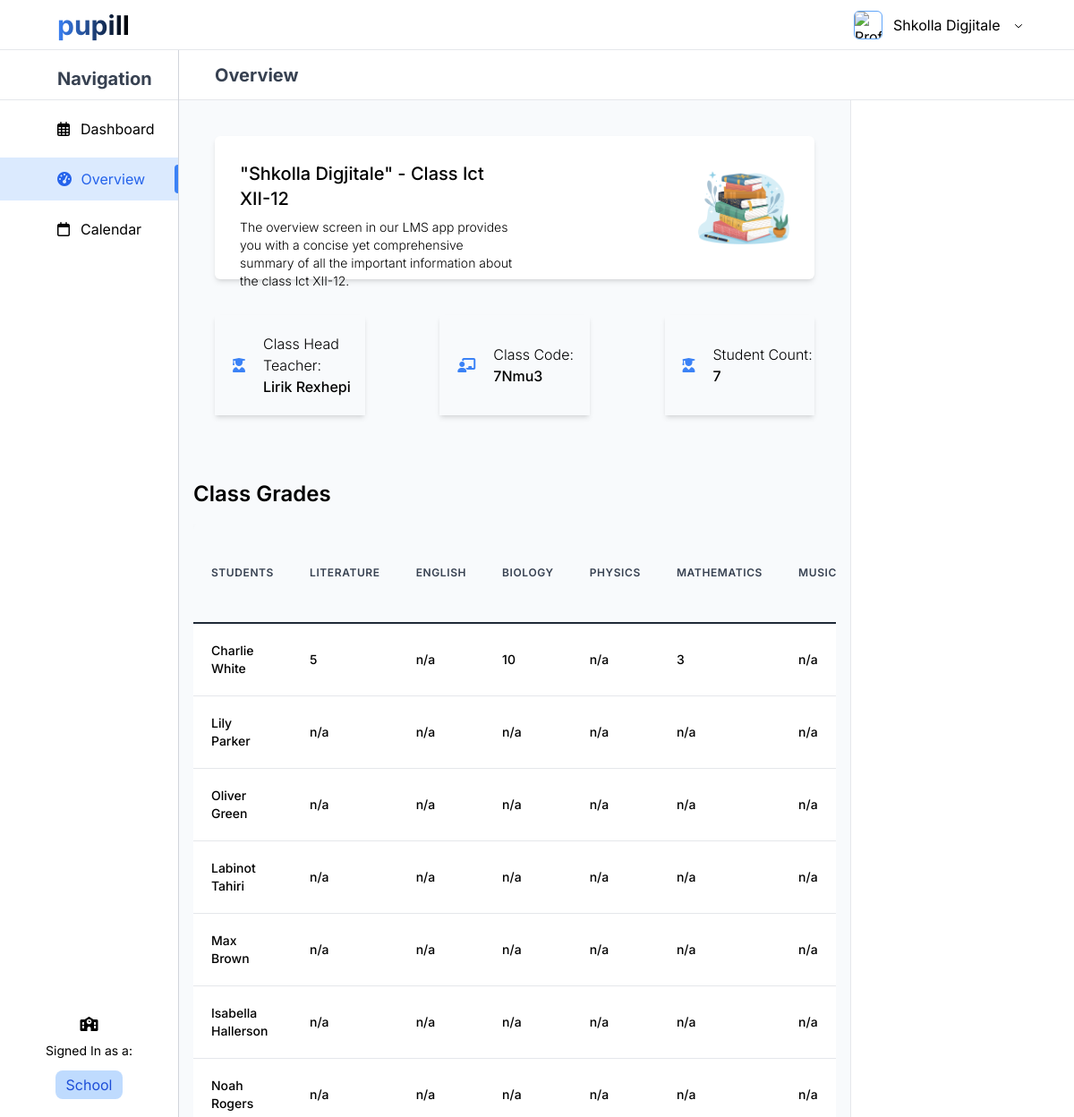
/dashboards/school_dashboard/schoolEditClass.php?class_name=Ict XII-12&class_id=24 (signed in), run on the app's committed database.
### tables this page shows
CREATE TABLE `schools` (
  `school_id` int(255) NOT NULL,
  `school_name` varchar(255) NOT NULL,
  `school_email` varchar(255) NOT NULL,
  `school_password` varchar(255) NOT NULL,
  `school_studentCode` varchar(255) NOT NULL,
  `school_teacherCode` varchar(255) NOT NULL,
  `created_at` datetime(6) NOT NULL,
  `updated_at` datetime(6) NOT NULL DEFAULT '0000-00-00 00:00:00.000000' ON UPDATE current_timestamp(6)
);

CREATE TABLE `teachers` (
  `teacher_id` int(255) NOT NULL,
  `teacher_name` varchar(255) NOT NULL,
  `teacher_surname` varchar(255) NOT NULL,
  `teacher_email` varchar(255) NOT NULL,
  `teacher_password` varchar(255) NOT NULL,
  `teacher_subject` varchar(255) NOT NULL,
  `teacher_gender` varchar(255) DEFAULT NULL,
  `school_id` varchar(255) NOT NULL,
  `created_at` timestamp(6) NULL DEFAULT NULL,
  `updated_at` timestamp(6) NULL DEFAULT NULL ON UPDATE current_timestamp(6)
);

CREATE TABLE `classes` (
  `class_id` int(255) NOT NULL,
  `class_name` varchar(255) NOT NULL,
  `class_headTeacher` varchar(255) NOT NULL,
  `class_subjectCount` varchar(255) NOT NULL,
  `school` varchar(255) NOT NULL,
  `class_code` varchar(255) NOT NULL,
  `created_at` datetime(6) NOT NULL,
  `updated_at` datetime(6) DEFAULT NULL ON UPDATE current_timestamp(6)
);

CREATE TABLE `class_subjects` (
  `id` int(11) NOT NULL,
  `class_id` int(11) NOT NULL,
  `subject` varchar(255) NOT NULL,
  `teacher_id` int(11) NOT NULL
);

CREATE TABLE `students` (
  `student_id` int(255) NOT NULL,
  `student_name` varchar(255) NOT NULL,
  `student_surname` varchar(255) NOT NULL,
  `student_email` varchar(255) NOT NULL,
  `student_password` varchar(255) NOT NULL,
  `student_birthday` varchar(255) NOT NULL,
  `student_parentCode` varchar(255) NOT NULL,
  `student_class` varchar(255) DEFAULT NULL,
  `school_id` varchar(255) NOT NULL,
  `created_at` datetime(6) NOT NULL,
  `updated_at` datetime(6) DEFAULT NULL ON UPDATE current_timestamp(6)
);

CREATE TABLE `grades` (
  `grade_id` int(11) NOT NULL,
  `student_id` int(11) NOT NULL,
  `subject` varchar(255) NOT NULL,
  `teacher_id` int(11) NOT NULL,
  `class_id` int(11) NOT NULL,
  `school_id` int(11) NOT NULL,
  `grade_value` int(11) NOT NULL,
  `grade_percentage` int(255) NOT NULL,
  `grade_date` timestamp(6) NOT NULL DEFAULT current_timestamp(6) ON UPDATE current_timestamp(6)
);

### dashboards/school_dashboard/schoolEditClass.php (the view, shortened to what this page needs)
<?php
include_once '../../db_connection/config.php';
$classId = $_GET['class_id'];
$className = $_GET['class_name'];
$sql = "SELECT * FROM schools WHERE school_id = ?";
$stmt = $con->prepare($sql);
$stmt->bindParam(1, $_SESSION['id']);
$stmt->execute();
$data = $stmt->fetch();
$sql = "SELECT * FROM classes WHERE class_id = ? ";
$stmt = $con->prepare($sql);
$stmt->bindParam(1, $classId);
$stmt->execute();
$dataClasses = $stmt->fetch();
$sql = "SELECT * FROM teachers WHERE teacher_id = ? ";
$stmt = $con->prepare($sql);
$stmt->bindParam(1, $dataClasses['class_headTeacher']);
$stmt->execute();
$dataTeacher = $stmt->fetch();
$sql = "SELECT * FROM students WHERE student_class = ?  ";
$stmtS = $con->prepare($sql);
$stmtS->bindParam(1, $classId);
$stmtS->execute();
$dataClassStudents = $stmtS->fetchAll();
$numStudents = $stmtS->rowCount();
$sql = "SELECT * FROM grades WHERE class_id = ?";
$stmt = $con->prepare($sql);
$stmt->bindParam(1, $classId);
$stmt->execute();
$grades = $stmt->fetchAll();
$sql = "SELECT * FROM class_subjects WHERE class_id = ?  ";
$stmt = $con->prepare($sql);
$stmt->bindParam(1, $classId);
$stmt->execute();
$dataClassSubjects = $stmt->fetchAll();
?>
<!DOCTYPE html>
<html lang="en">
<head>
    <script src="https://cdn.tailwindcss.com"></script>
</head>
<body class="overflow-x-hidden" style="font-family: 'Inter'">
    <div class="flex flex-row">
        <div class="flex w-1/6 h-screen flex-col">
            <div class="flex items-center w-full h-14 py-5 border-b  border-gray-200">
                <div class="ml-16">
                    <p onclick="window.location.href='../../index.html'" class="text-3xl font-bold bg-gradient-to-r from-blue-500 to-black text-transparent bg-clip-text cursor-pointer inline-block">pupill</p>
                </div>
            </div>
            <div class="flex justify-between flex-col h-full border-r border-gray-300">
                <div class="flex mt-2">
                    <ul class=" w-full">
                        <li class="flex items-center w-full h-12 border-b border-gray-200 justify-start  ">
                            <span class="ml-16 font-bold text-xl text-gray-700">Navigation</span>
                        </li>
                        <li onclick="window.location.href='schoolDashboard.php'" style="font-family: 'Inter', sans-serif;" class="flex flex-row items-center font-regular pl-16 py-2 my-3 text-md cursor-pointer hover:text-blue-600 transition-colors duration-300">
                            <i class="far fa-calendar-alt mr-3"></i>
                            <span>Dashboard</span>
                        </li>
                        <li onclick="window.location.href='schoolOverview.php'" style="font-family: 'Inter', sans-serif;" class="flex flex-row items-center bg-blue-100 pl-16 py-2 font-regular text-md flex justify-between items-center cursor-pointer text-blue-600">
                            <div>
                                <i class="fas fa-tachometer-alt mr-1.5"></i>
                                <span>Overview</span>
                            </div>
                            <div class="bg-blue-500 h-8 w-1 rounded-l-lg "></div>
                        </li>
                        <li style="font-family: 'Inter', sans-serif;" class="flex flex-row items-center font-regular pl-16 py-2 my-3 text-md cursor-pointer hover:text-blue-600 transition-colors duration-300">
                            <i class="far fa-calendar mr-3"></i>
                            <span class="hover:text-blue-500">Calendar</span>
                        </li>
                    </ul>
                </div>
                <div class="flex flex-col justify-center items-center m-5 ">
                    <i class="fas fa-school mb-3"></i>
                    <p style="font-family: 'Inter', sans-serif;" class="mb-3 text-sm">Signed In as a:</p>
                    <p style="font-family: 'Inter', sans-serif;" class="bg-blue-200 text-blue-700 rounded-lg px-3 py-1">School</p>
                </div>
            </div>
        </div>
        <div class="flex w-5/6 h-screen flex-col ">
            <div class="flex items-center w-full h-14 py-5 border-b border-gray-200 justify-end ">
                <div class="flex flex-row mr-14 items-center">
                    <img class="w-8 h-8 border mr-3 rounded-md border-blue-400" src="../../resources/icons/school.png" alt="Profile Picture">
                    <div class="relative inline-block">
                        <div class="cursor-pointer" onclick="showDropdown()">
                            <span class="cursor-pointer mr-0.5"><?= $data['school_name'] ?></span>
                            <svg xmlns="http://www.w3.org/2000/svg" class="h-3 w-3 inline-block ml-2" fill="none" viewBox="0 0 24 24" stroke="currentColor">
                                <path stroke-linecap="round" stroke-linejoin="round" stroke-width="2" d="M19 9l-7 7-7-7" />
                            </svg>
                        </div>
                    </div>
                </div>
            </div>
            <div class="flex items-center w-full h-14 py-5 border-b border-gray-200 justify-start  ">
                <span class="ml-10 font-bold text-xl text-gray-700">Overview</span>
            </div>
            <div class="flex flex-row w-full h-screen">
                <div class="flex flex-col w-3/4 bg-slate-50 h-screen overflow-y-scroll overflow-x-hidden">
                    <div class="w-fill h-40 mx-10 mt-10 rounded-md bg-white shadow-md p-7 flex flex-row justify-between">
                        <div class="flex flex-col w-3/6 h-full">
                            <div>
                                <p class="text-xl font-medium">"<?= $data['school_name'] ?>" - Class <?= $className ?></p>
                                <p class="text-sm font-light mt-2">The overview screen in our LMS app provides you with a concise yet comprehensive summary of all the important information about the class <?= $className ?>. </p>
                            </div>
                        </div>
                        <div class="flex justify-end items-center w-4/12">
                            <img class="w-2/4" src="../../resources/vectors/books.png" alt="Books">
                        </div>
                    </div>
                    <div class="w-fill h-28 m-10 rounded-md flex flex-row justify-between">
                        <div class="flex items-center shadow-md w-3/12 h-full">
                            <div class="flex flex-row items-center">
                                <i class="fas fa-user-graduate mx-5 text-blue-500"></i>
                                <div class="flex flex-col">
                                    <p class="text-md font-light">Class Head Teacher:</p>
                                    <p class="text-md font-medium"> <?= $dataTeacher['teacher_name'] . ' ' . $dataTeacher['teacher_surname']  ?></p>
                                </div>
                            </div>
                        </div>
                        <div class="flex items-center shadow-md w-3/12 h-full">
                            <div class="flex flex-row items-center">
                                <i class="fas fa-chalkboard-teacher mx-5 text-blue-500"></i>
                                <div class="flex flex-col">
                                    <p class="text-md font-light">Class Code:</p>
                                    <p class="text-md font-medium"> <?= $dataClasses['class_code'] ?></p>
                                </div>
                            </div>
                        </div>
                        <div class="flex items-center shadow-md w-3/12 h-full">
                            <div class="flex flex-row items-center">
                                <i class="fas fa-user-graduate mx-5 text-blue-500"></i>
                                <div class="flex flex-col">
                                    <p class="text-md font-light">Student Count:</p>
                                    <p class="text-md font-medium"> <?= $numStudents ?></p>
                                </div>
                            </div>
                        </div>
                    </div>
                    <?php if ($numStudents > 0) : ?>
                        <div class="container mx-auto">
                            <div class="px-4 py-8">
                                <h2 class="text-2xl font-semibold mb-4">Class Grades</h2>
                                <div class="overflow-x-auto">
                                    <div class="inline-block min-w-full shadow-md rounded-lg overflow-hidden">
                                        <table class="min-w-full leading-normal">
                                            <thead>
                                                <tr>
                                                    <th class="px-5 py-3 border-b-2 border-gray-800 text-left text-xs font-semibold text-gray-700 h-28 uppercase tracking-wider">Students</th>
                                                    <?php foreach ($dataClassSubjects as $subject) : ?>
                                                        <th class="px-5 py-3 border-b-2 border-gray-800 text-left text-xs font-semibold text-gray-700 uppercase tracking-wider"><?php echo $subject['subject']; ?></th>
                                                    <?php endforeach; ?>
                                                </tr>
                                            </thead>
                                            <tbody>
                                                <?php foreach ($dataClassStudents as $student) : ?>
                                                    <tr>
                                                        <td class="px-5 py-5 border-b border-gray-200 bg-white text-sm font-medium"><?php echo $student['student_name'] . ' ' . $student['student_surname']; ?></td>
                                                        <?php foreach ($dataClassSubjects as $subject) : ?>
                                                            <?php
                                                            $grade = '';
                                                            $g = array();
                                                            foreach ($grades as $gr) {
                                                                if ($gr['student_id'] == $student['student_id'] && $gr['subject'] == $subject['subject']) {
                                                                    $grade = $gr['grade_value'];
                                                                    $g = $gr;
                                                                    break;
                                                                }
                                                            }
                                                            ?>
                                                            <td class="px-5 py-5 border-b border-gray-200 bg-white text-sm font-medium editable" onclick="openGrade('<?= $subject['subject'] ?>', '<?= $student['student_id'] ?>', '<?= $student['student_name'] . ' ' . $student['student_surname'] ?>', '<?= $g['grade_value'] ?? '' ?>', '<?= $g['grade_percentage'] ?? '' ?>', '<?= $g['grade_date'] ?? '' ?>')" name="<?php echo 'grades[' . $student['student_id'] . '][' . $subject['subject'] . ']'; ?>">
                                                                <?php echo $grade != '' ? $grade : 'n/a'; ?>
                                                            </td>
                                                        <?php endforeach; ?>
                                                    </tr>
                                                <?php endforeach; ?>
                                            </tbody>
                                        </table>
                                    </div>
                                </div>
                            </div>
                        </div>
                    <?php else : ?>
                        <p class="self-center mt-20">No students in class</p>
                    <?php endif; ?>
                </div>
                <div class="flex w-1/4 h-full py-5 border-l border-gray-200 justify-center text-sm">
                    <div style="font-family: 'Inter'" class="w-full h-2/6 border-slate-100 px-4 text-sm" id='calendar'></div>
                </div>
            </div>
        </div>
    </div>
</body>
</html>

### data on the page
schools: school_name "Shkolla Digjitale"
teachers: teacher_name "Lirik", teacher_surname "Rexhepi"
classes: class_code "7Nmu3"
class_subjects: subject "LITERATURE", shows "n/a"
class_subjects: subject "ENGLISH", shows "n/a"
class_subjects: subject "BIOLOGY", shows "n/a"
class_subjects: subject "PHYSICS", shows "n/a"
class_subjects: subject "MATHEMATICS", shows "n/a"
class_subjects: subject "MUSIC", shows "n/a"
students: student_name "Charlie", student_surname "White"
grades: grade_value "5"
grades: grade_value "10"
grades: grade_value "3"
students: student_name "Lily", student_surname "Parker"
students: student_name "Oliver", student_surname "Green"
students: student_name "Labinot", student_surname "Tahiri"
students: student_name "Max", student_surname "Brown"
students: student_name "Isabella", student_surname "Hallerson"
students: student_name "Noah", student_surname "Rogers"

### other printed values
$className "Ict XII-12"
$numStudents "7"
